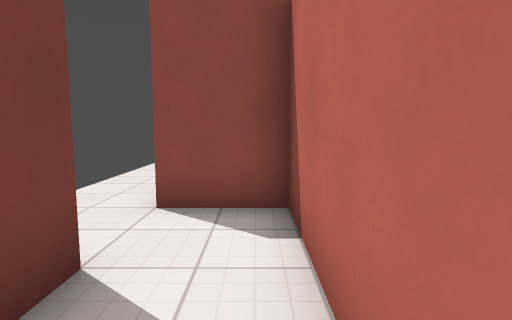
[1] (above)

23 first-person views from a walk through a Godot game level. The camera is 1.2 m above the floor, tilts 6° down and sees 80° across. The floor is counted in squares, 1 m on a side. Each view is taken from the middle of a square. On the plan, view 1 faces up. The plan holds only what a view shows up to about 13 squares ahead; the rest is blank. Surface patterns are stand-ins for the level's own textures.

[2]
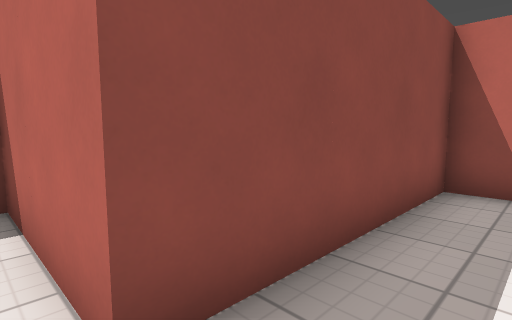

[3]
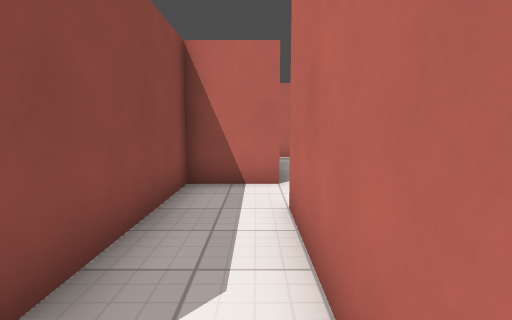

[4]
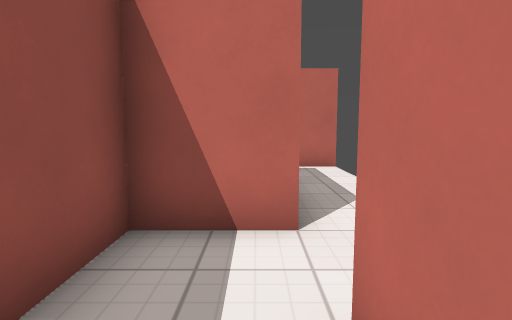

[5]
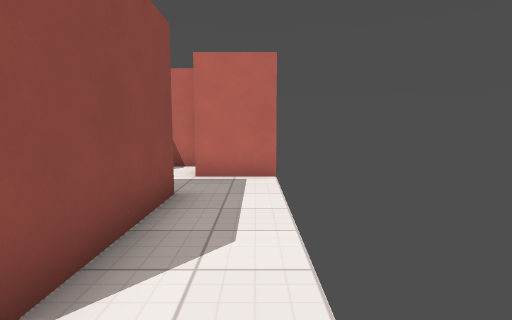

[6]
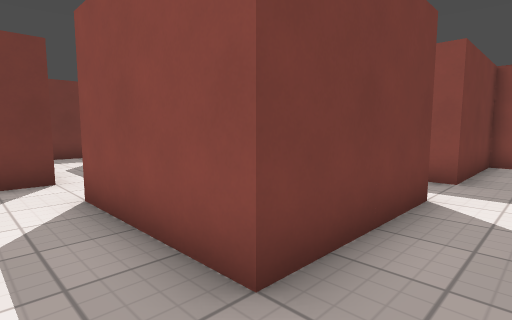

[7]
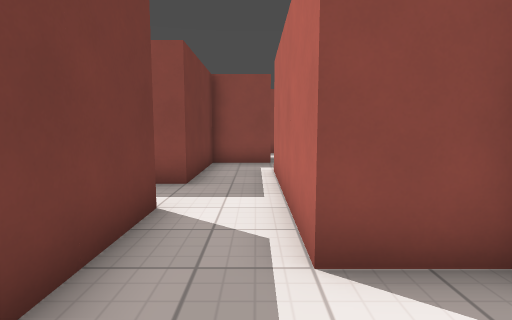

[8]
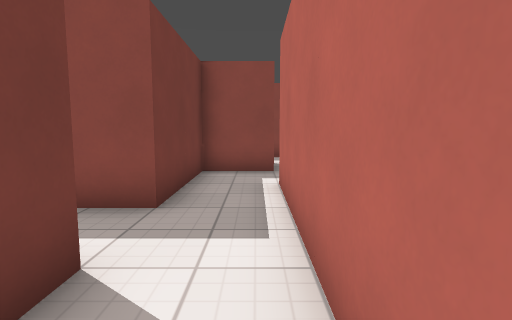

[9]
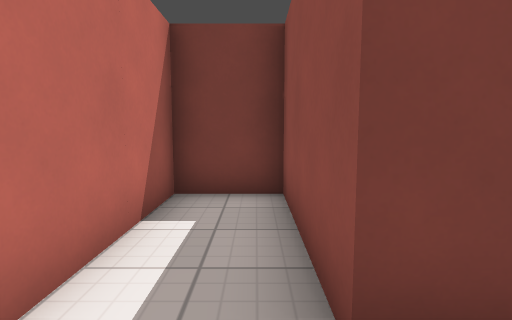

[10]
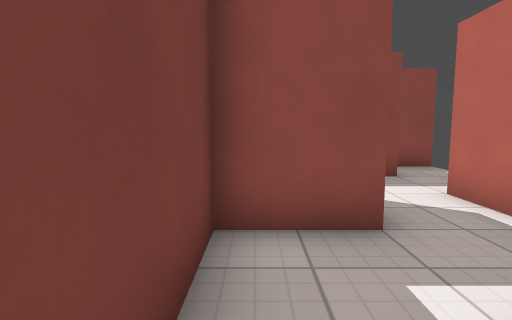

[11]
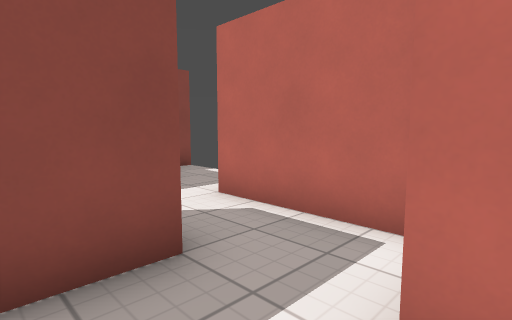

[12]
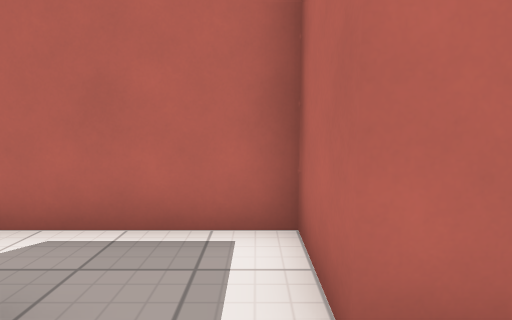

[13]
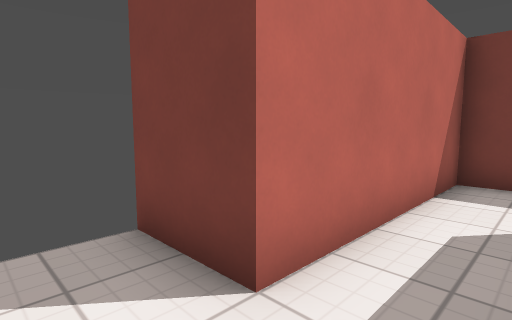

[14]
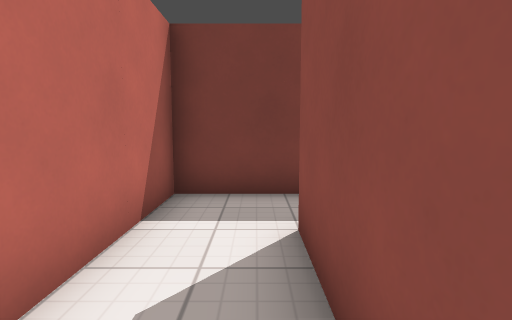

[15]
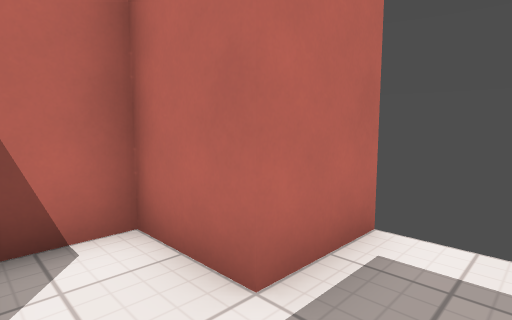

[16]
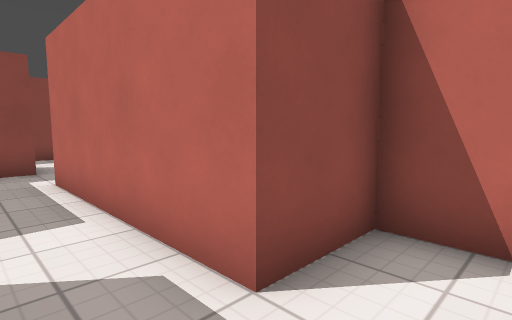

[17]
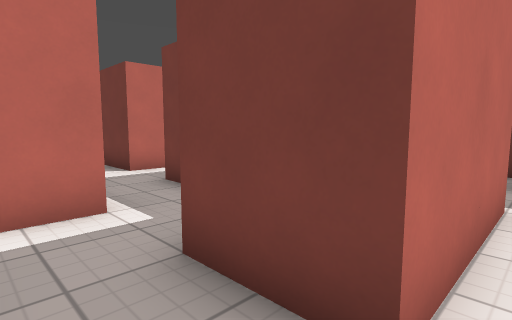

[18]
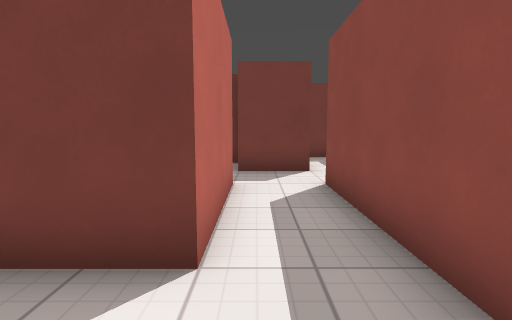

[19]
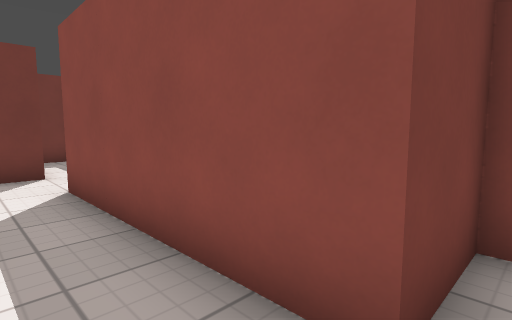

[20]
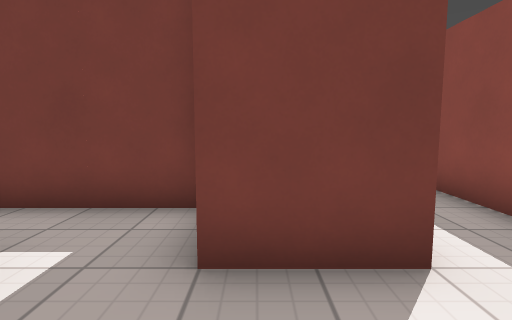

[21]
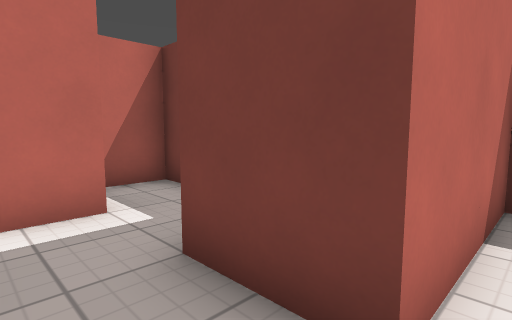

[22]
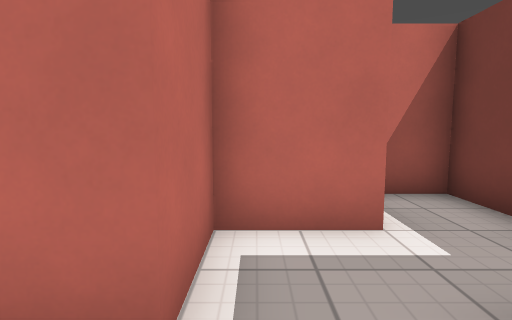

[23]
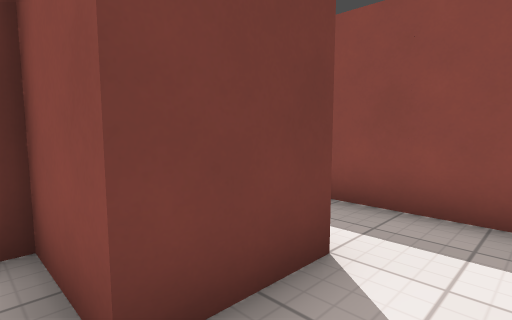

### Floor plan
Ten units are one square. View 1 is at (0, 0); x grows to the right and y downward. Boxes are objects, and circles mark ways between rooms. Rooms are numbered by the first view taken in them; rooms with no view inside come last. Other rooms are left out.
<svg viewBox="-20 -150 191 191">
<path fill="none" stroke="#000" d="M105 -25 105 15 65 15 65 -5 5 -5 5 -25M125 36 125 15 145 15 145 -5 125 -5 125 -25M-15 -25 -15 15 45 15 45 35M105 -65 105 -45 65 -45 65 -25 105 -25M125 -25 125 -65M125 -65 145 -65 145 -105M125 -105 125 -85 105 -85 105 -65M78 -145 31 -145M64 -85 85 -85 85 -105 125 -105M25 -140 25 -125 65 -125 65 -105 45 -105 45 -65 59 -65M166 -145 145 -145 145 -125 85 -125"/>
<circle cx="115" cy="-15" r="3" fill="#2a7"/>
<circle cx="115" cy="-55" r="3" fill="#2a7"/>
<circle cx="135" cy="-95" r="3" fill="#2a7"/>
<text x="60" y="10">1</text>
<text x="100" y="-40">2</text>
<text x="130" y="-80">3</text>
<text x="90" y="-120">4</text>
</svg>
Room 1 opens to room 2. Room 2 opens to room 3. Room 3 opens to room 4.

Where each view was taken, in squares from view 1:
view 1: 0 up, 0 right, facing up
view 2: 1 down, 0 right, facing up-right
view 3: 1 down, 0 right, facing right
view 4: 1 down, 3 right, facing right
view 5: 3 down, 5 right, facing right
view 6: 3 down, 12 right, facing up-left
view 7: 2 down, 12 right, facing up
view 8: 0 up, 12 right, facing up
view 9: 4 up, 12 right, facing left
view 10: 5 up, 11 right, facing up
view 11: 6 up, 11 right, facing up-right
view 12: 7 up, 11 right, facing right
view 13: 0 up, 6 right, facing down-left
view 14: 0 up, 4 right, facing left
view 15: 0 up, 11 right, facing down-right
view 16: 1 down, 11 right, facing up-right
view 17: 11 up, 14 right, facing down-left
view 18: 11 up, 15 right, facing left
view 19: 11 up, 15 right, facing up-left
view 20: 11 up, 9 right, facing left
view 21: 13 up, 8 right, facing down-left
view 22: 12 up, 8 right, facing down
view 23: 10 up, 8 right, facing up-left
